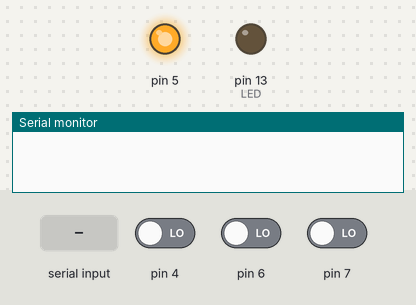
The sketch below on a simulated Arduino Uno, built with avr-gcc and run on an emulated ATmega328P. Parts: output pins drawn as LEDs (lit = HIGH), the last lines printed to the serial monitor. The inputs (shaded band) are chosen by the test bench; at power-on: pin 4 LOW, pin 6 LOW, pin 7 LOW.

Above: at 1.2 s.
1.3 s: "home,1\n" received over Serial
At 2.5 s:
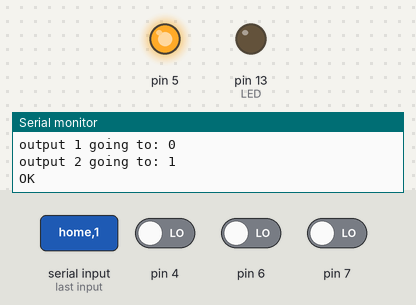
2.8 s: "home\n" received over Serial
4.3 s: "home,150\n" received over Serial
At 5.3 s:
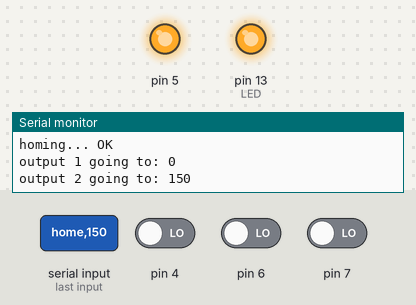
Timing chart, 0 to 7.3 s (numbered marks = the images above; inputs shaded):
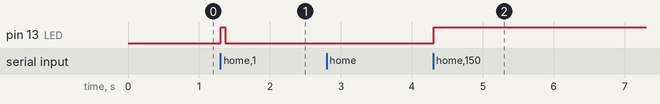

Measured:
- after the input at 1.3 s, pin 13 (LED): LOW → HIGH at once, → LOW 0.06 s later
- after the input at 4.3 s, pin 13 (LED): LOW → HIGH at once

The sketch:

arduino_zza.ino
```cpp
#define LED 13

#include "output.h"

Output out1(4, 2, 3);
Output out2(7, 5, 6);

void setup() {
  out1.begin();
  out2.begin();
  pinMode(LED, OUTPUT);

  Serial.begin(9600);
}

void loop() {
  String input = Serial.readStringUntil('\n');
  if (input == "") {
    // noop
  } else if (input == "home") {
    Serial.print("homing...");
    out1.home();
    out2.home();
    Serial.println(" OK");
  } else {
    int comma = input.indexOf(',');
    if (comma < 0) {
      Serial.println("Error: invalid format");
    } else {
      int pos1 = input.substring(0, comma).toInt();
      int pos2 = input.substring(comma + 1).toInt();

      Serial.print("output 1 going to: ");
      Serial.println(pos1);
      Serial.print("output 2 going to: ");
      Serial.println(pos2);

      out1.setTarget(pos1);
      out2.setTarget(pos2);

      digitalWrite(LED, HIGH);
      bool finished = false;
      while (!finished) {
        finished = out1.process();
        finished = out2.process() && finished;
      }
      digitalWrite(LED, LOW);

      Serial.println("OK");
    }

  }
}

/*
void loop() {
  int index = 0;
  while (index < 40) {
    Serial.print("going to ");
    Serial.println(index);
    out1.setTarget(index);
    while (!out1.process()) ;
    delay(2000);
    index += 1;
  }
}
*/
```

output.cpp
```cpp
#include "output.h"

Output::Output(int homePin, int motorPin, int flapPin) {
  _homePin = homePin;
  _motorPin = motorPin;
  _flapPin = flapPin;

  _state = STATE_STOPPED;
  _currentPosition = 0;
}

void Output::begin() {
  pinMode(_flapPin, INPUT);
  pinMode(_homePin, INPUT);

  home();
}

void Output::home() {
  motorOn();
  delay(MOTOR_SPINUP_DELAY);
  while (digitalRead(_homePin)) ;
  delay(MOTOR_SHUTOFF_DELAY);
  motorOff();
  _currentPosition = 0;
}

void Output::motorOn() {
  // motor on
  pinMode(_motorPin, OUTPUT);
  digitalWrite(_motorPin, HIGH);
}

void Output::motorOff() {
  // motor off
  pinMode(_motorPin, INPUT);
  digitalWrite(_motorPin, LOW);
}

void Output::setTarget(int target) {
  _target = target % FLAPCOUNT;
}

bool Output::process() {
  if (_state == STATE_STOPPED) {
    if (_target == _currentPosition) {
      // our state has reached a stable position; we are finished.
      return true;
    } else {
      _lastSense = 0;
      motorOn();
      _state = STATE_SPINUP;
      _timestamp = millis() + MOTOR_SPINUP_DELAY;
    }
  } else if (_state == STATE_SPINUP) {
    int nextState = _target < _currentPosition ? STATE_HOMING : STATE_STEPPING;
    // during spinup the flap data line might go low if the motor has reveresed a little after being stopped.
    // if this happens, start the stepping process immediately.
    // if not, we wait for the timeout and store a correction value which is necessary when stepping for a single step.
    if (_timestamp <= millis()) {
      // no flap event during spinup -> timeout
      _state = nextState;
      _spinupCorrection = MOTOR_SPINUP_CORRECTION;
    } else {
      // detect flaps
      int sense = digitalRead(_flapPin);
      if (_lastSense && !sense) {
        // flap detected. go to next state
        _state = nextState;
        _spinupCorrection = 0;
      }
      _lastSense = sense;
    }
  } else if (_state == STATE_HOMING) {
    if (!digitalRead(_homePin)) {
      _currentPosition = 0;
      motorOff();
      _timestamp = millis() + MOTOR_SHUTOFF_DELAY;
      _state = STATE_SPINDOWN;
    }
  } else if (_state == STATE_STEPPING) {
    if (_target == _currentPosition + 1) {
      _state = STATE_LAST_FLAP;
      _timestamp = millis() + MOTOR_FLAP_DELAY - _spinupCorrection;
    } else {
      int sense = digitalRead(_flapPin);
      if (_lastSense && !sense) {
        _currentPosition++;
        _spinupCorrection = 0;
      }
      _lastSense = sense;
    }
  } else if (_state == STATE_LAST_FLAP) {
    if (_timestamp <= millis()) {
      motorOff();
      _currentPosition = _target;
      _state = STATE_SPINDOWN;
      _timestamp = millis() + MOTOR_SHUTOFF_DELAY;
    } else {
      // emergency brake if the flap line goes low before we expect it to
      int sense = digitalRead(_flapPin);
      if (_lastSense && !sense) {
        motorOff();
        _currentPosition = _target;
        _state = STATE_SPINDOWN;
        _timestamp = millis() + MOTOR_SHUTOFF_DELAY;
      }
      _lastSense = sense;
    }
  } else if (_state == STATE_SPINDOWN) {
    if (_timestamp <= millis()) {
      _state = STATE_STOPPED;
    }
  }

  return false;
}
```

output.h
```cpp
#ifndef output_h
#define output_h

#include "Arduino.h"

#define MOTOR_SHUTOFF_DELAY 0
#define MOTOR_FLAP_DELAY 50
#define MOTOR_SPINUP_DELAY 40
#define MOTOR_SPINUP_CORRECTION MOTOR_SPINUP_DELAY - 10
#define FLAPCOUNT 40

#define STATE_STOPPED   0
#define STATE_SPINUP    1
#define STATE_STEPPING  2
#define STATE_SPINDOWN  3
#define STATE_HOMING    4
#define STATE_LAST_FLAP 5

class Output {
  public:
    Output(int homePin, int motorPin, int flapPin);
    void begin();
    void home();
    void setTarget(int position);
    bool process();
  private:
    int _homePin;
    int _motorPin;
    int _flapPin;
    int _currentPosition;
    int _target;
    int _state;
    long _timestamp;
    int _lastSense = 1;
    int _spinupCorrection;

    void motorOn();
    void motorOff();
};

#endif
```
